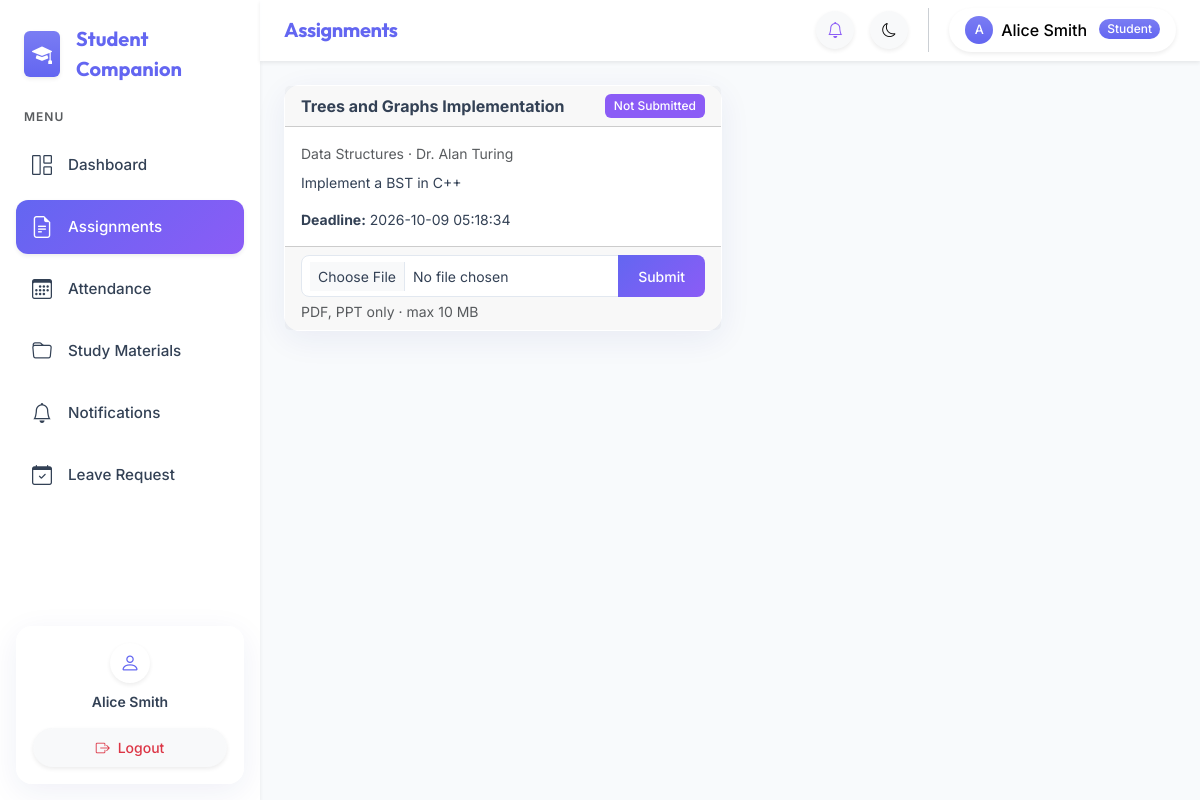
The page /learner/assignments.php (signed in) on the database its author committed.
### tables this page shows
CREATE TABLE IF NOT EXISTS users (
    id INT UNSIGNED AUTO_INCREMENT PRIMARY KEY,
    name VARCHAR(150) NOT NULL,
    email VARCHAR(191) NOT NULL UNIQUE,
    password_hash VARCHAR(255) NOT NULL,
    role ENUM('admin','mentor','learner') NOT NULL,
    department_id INT UNSIGNED NULL,
    year TINYINT UNSIGNED NULL,
    status ENUM('active','inactive') NOT NULL DEFAULT 'active',
    force_password_reset TINYINT(1) NOT NULL DEFAULT 0,
    created_at TIMESTAMP NOT NULL DEFAULT CURRENT_TIMESTAMP,
    FOREIGN KEY (department_id) REFERENCES departments(id) ON DELETE SET NULL
);

CREATE TABLE IF NOT EXISTS assignments (
    id INT UNSIGNED AUTO_INCREMENT PRIMARY KEY,
    mentor_id INT UNSIGNED NOT NULL,
    subject_id INT UNSIGNED NOT NULL,
    title VARCHAR(255) NOT NULL,
    description TEXT NULL,
    file_path VARCHAR(255) NULL,
    deadline DATETIME NOT NULL,
    created_at TIMESTAMP NOT NULL DEFAULT CURRENT_TIMESTAMP,
    FOREIGN KEY (mentor_id) REFERENCES users(id) ON DELETE CASCADE,
    FOREIGN KEY (subject_id) REFERENCES subjects(id) ON DELETE CASCADE
);

CREATE TABLE IF NOT EXISTS subjects (
    id INT UNSIGNED AUTO_INCREMENT PRIMARY KEY,
    name VARCHAR(150) NOT NULL,
    department_id INT UNSIGNED NOT NULL,
    year TINYINT UNSIGNED NOT NULL,
    semester TINYINT UNSIGNED NOT NULL,
    FOREIGN KEY (department_id) REFERENCES departments(id) ON DELETE CASCADE
);

### config/database.php (called while the page is built, shortened)
<?php
function get_db(): PDO {
    static $pdo = null;
    if ($pdo === null) {
        $dsn = 'mysql:host=' . DB_HOST . ';dbname=' . DB_NAME . ';charset=utf8mb4';
        $pdo = new PDO($dsn, DB_USER, DB_PASS, [
            PDO::ATTR_ERRMODE            => PDO::ERRMODE_EXCEPTION,
            PDO::ATTR_DEFAULT_FETCH_MODE => PDO::FETCH_ASSOC,
            PDO::ATTR_EMULATE_PREPARES   => false,
        ]);
    }
    return $pdo;
}

### includes/auth_check.php (called while the page is built, shortened)
<?php
require_once dirname(__DIR__) . '/config/database.php';
require_once dirname(__DIR__) . '/includes/helpers.php';
try {
    $stmt = get_db()->prepare('SELECT id, name, email, role, department_id, year, status FROM users WHERE id = ? AND status = "active" LIMIT 1');
    $stmt->execute([$_SESSION['user_id']]);
    $current_user = $stmt->fetch();
} catch (Throwable) {}

### includes/helpers.php (called while the page is built, shortened)
<?php
function e(string $str): string {
    return htmlspecialchars($str, ENT_QUOTES, 'UTF-8');
}

### learner/assignments.php (the view, shortened to what this page needs)
<?php
$page_title    = 'Assignments';
require_once dirname(__DIR__) . '/config/database.php';
require_once dirname(__DIR__) . '/includes/auth_check.php';
$db  = get_db();
$uid = $current_user['id'];
$assignments = $db->prepare(
    "SELECT a.*,s.name AS subject_name,u.name AS mentor_name,
            asub.id AS sub_id, asub.status AS sub_status, asub.marks, asub.feedback, asub.submitted_at
     FROM assignments a
     JOIN subjects s ON a.subject_id=s.id
     JOIN mentor_subjects ms ON a.subject_id=ms.subject_id
     JOIN mentor_students mst ON mst.mentor_id=ms.mentor_id
     JOIN users u ON a.mentor_id=u.id
     LEFT JOIN assignment_submissions asub ON asub.assignment_id=a.id AND asub.student_id=?
     WHERE mst.student_id=?
     ORDER BY a.deadline ASC"
);
$assignments->execute([$uid,$uid]); $assignments=$assignments->fetchAll();
require_once dirname(__DIR__).'/includes/header.php';
require_once dirname(__DIR__).'/includes/sidebar.php';
require_once dirname(__DIR__).'/includes/navbar.php';
?>
<div class="main-content p-4">
<div class="row g-3">
<?php if ($assignments): foreach ($assignments as $a):
    $is_past = strtotime($a['deadline']) < time();
    $can_submit = !$a['sub_id'] && !$is_past;
    $status_badge = match(true) {
        !$a['sub_id'] && $is_past   => ['danger','Missed'],
        !$a['sub_id']               => ['secondary','Not Submitted'],
        $a['sub_status']==='evaluated' => ['success','Evaluated'],
        $a['sub_status']==='late'   => ['warning','Late'],
        default                     => ['primary','Submitted'],
    };
?>
<div class="col-md-6">
    <div class="card h-100">
        <div class="card-header d-flex justify-content-between">
            <strong><?= e($a['title']) ?></strong>
            <span class="badge bg-<?= $status_badge[0] ?>"><?= $status_badge[1] ?></span>
        </div>
        <div class="card-body">
            <div class="text-muted small mb-2"><?= e($a['subject_name']) ?> · <?= e($a['mentor_name']) ?></div>
            <?php if ($a['description']): ?><p class="small"><?= e($a['description']) ?></p><?php endif; ?>
            <div class="small"><strong>Deadline:</strong> <span class="<?= $is_past?'text-danger':'' ?>"><?= e($a['deadline']) ?></span></div>
        </div>
        <?php if ($can_submit): ?>
        <div class="card-footer">
            <form method="POST" enctype="multipart/form-data">
                <div class="input-group">
                    <input type="file" name="file" class="form-control form-control-sm" accept=".pdf,.ppt,.pptx" required>
                    <button type="submit" class="btn btn-primary btn-sm">Submit</button>
                </div>
                <div class="form-text">PDF, PPT only · max 10 MB</div>
            </form>
        </div>
        <?php endif; ?>
    </div>
</div>
<?php endforeach; else: ?>
<div class="col-12"><div class="alert alert-info">No assignments found.</div></div>
<?php endif; ?>
</div>
</div>
<?php require_once dirname(__DIR__).'/includes/footer.php'; ?>

### includes/sidebar.php (shortened to what this page needs)
<?php
$role = $_SESSION['role'] ?? '';
$current_page = basename($_SERVER['PHP_SELF']);
function nav_link(string $href, string $icon, string $label, string $current_page): string {
    $active = (basename($href) === $current_page) ? ' active shadow-sm' : '';
    return '<li class="nav-item"><a class="nav-link' . $active . ' d-flex align-items-center" href="' . $href . '"><i class="bi bi-' . $icon . ' me-3 fs-5"></i><span>' . $label . '</span></a></li>';
}
$base = BASE_URL;
?>
<nav class="sidebar d-none d-md-flex flex-column flex-shrink-0 p-3 border-end-0 shadow-sm z-3 animate__animated animate__fadeInLeft">
    <a href="<?= $base ?>index.php" class="d-flex align-items-center mb-4 text-decoration-none px-2 mt-2">
        <div class="bg-primary bg-gradient text-white rounded p-2 me-3 shadow-sm d-flex align-items-center justify-content-center">
            <i class="bi bi-mortarboard-fill fs-5"></i>
        </div>
        <span class="fw-bold fs-5 text-primary tracking-tight" style="font-family: var(--bs-heading-font-family);"><?= APP_NAME ?></span>
    </a>
    <ul class="nav nav-pills flex-column mb-auto gap-1">
        <li class="nav-item mb-2 px-2 small text-muted text-uppercase fw-semibold" style="letter-spacing: 1px; font-size: 0.75rem;">Menu</li>
        <?php if ($role === 'admin'): ?>
            <?= nav_link($base.'admin/dashboard.php', 'grid-1x2', 'Dashboard', $current_page) ?>
            <?= nav_link($base.'admin/departments.php', 'building', 'Departments', $current_page) ?>
            <?= nav_link($base.'admin/students.php', 'people', 'Students', $current_page) ?>
            <?= nav_link($base.'admin/mentors.php', 'person-video3', 'Mentors', $current_page) ?>
            <?= nav_link($base.'admin/notifications.php', 'bell', 'Notifications', $current_page) ?>
            <?= nav_link($base.'admin/leave.php', 'calendar-check', 'Leave Requests', $current_page) ?>
            <?= nav_link($base.'admin/analytics.php', 'bar-chart', 'Analytics', $current_page) ?>
            <?= nav_link($base.'admin/reports.php', 'file-earmark-arrow-down', 'Reports', $current_page) ?>
            <?= nav_link($base.'admin/audit_log.php', 'journal-text', 'Audit Log', $current_page) ?>
        <?php elseif ($role === 'learner'): ?>
            <?= nav_link($base.'learner/dashboard.php', 'grid-1x2', 'Dashboard', $current_page) ?>
            <?= nav_link($base.'learner/assignments.php', 'file-earmark-text', 'Assignments', $current_page) ?>
            <?= nav_link($base.'learner/attendance.php', 'calendar3', 'Attendance', $current_page) ?>
            <?= nav_link($base.'learner/materials.php', 'folder', 'Study Materials', $current_page) ?>
            <?= nav_link($base.'learner/notifications.php', 'bell', 'Notifications', $current_page) ?>
            <?= nav_link($base.'learner/leave.php', 'calendar-check', 'Leave Request', $current_page) ?>
        <?php endif; ?>
    </ul>
    <div class="mt-auto pt-3">
        <div class="card border-0 shadow-sm bg-primary bg-gradient bg-opacity-10 rounded-4 overflow-hidden">
            <div class="card-body p-3 d-flex flex-column align-items-center text-center">
                <div class="bg-white rounded-circle shadow-sm d-flex align-items-center justify-content-center mb-2" style="width: 40px; height: 40px;">
                    <i class="bi bi-person text-primary fs-5"></i>
                </div>
                <div class="small fw-semibold text-truncate w-100"><?= htmlspecialchars($current_user['name'] ?? '', ENT_QUOTES) ?></div>
                <a href="<?= $base ?>logout.php" class="btn btn-sm btn-light w-100 text-danger shadow-sm rounded-pill"><i class="bi bi-box-arrow-right me-2"></i>Logout</a>
            </div>
        </div>
    </div>
</nav>

### includes/navbar.php (shortened to what this page needs)
<?php
$role = $_SESSION['role'] ?? '';
$base = BASE_URL;
$role_label = match($role) { 'admin' => 'HOD', 'mentor' => 'Mentor', default => 'Student' };
$role_badge = match($role) { 'admin' => 'danger', 'mentor' => 'warning', default => 'primary' };
?>
<div class="content-wrapper flex-grow-1 d-flex flex-column">
<nav class="navbar navbar-expand-md sticky-top px-4 py-2 border-bottom-0 shadow-sm animate__animated animate__fadeInDown">
    <div class="d-flex align-items-center">
        <span class="navbar-brand fw-bold d-none d-md-inline mb-0 h5 text-primary tracking-tight"><?= htmlspecialchars($page_title ?? APP_NAME, ENT_QUOTES) ?></span>
    </div>
    <div class="ms-auto d-flex align-items-center gap-3">
        <a href="<?php
            echo match($role) {
                'admin'  => $base.'admin/notifications.php',
                'mentor' => $base.'mentor/dashboard.php',
                default  => $base.'learner/notifications.php',
            };
        ?>" class="btn btn-sm btn-light rounded-circle position-relative shadow-sm p-2" id="notif-btn" style="width: 38px; height: 38px; display: flex; align-items: center; justify-content: center;">
            <i class="bi bi-bell text-secondary fs-6"></i>
        </a>
        <button class="btn btn-sm btn-light rounded-circle shadow-sm p-2" onclick="toggleTheme()" title="Toggle theme" style="width: 38px; height: 38px; display: flex; align-items: center; justify-content: center;">
            <i class="bi bi-moon-stars text-secondary fs-6" id="theme-icon"></i>
        </button>
        <div class="dropdown">
            <button class="btn btn-light rounded-pill shadow-sm d-flex align-items-center gap-2 px-3 py-2 border-0" data-bs-toggle="dropdown" style="background: var(--sidebar-bg);">
                <div class="bg-primary bg-gradient rounded-circle d-flex align-items-center justify-content-center text-white" style="width: 28px; height: 28px; font-size: 0.8rem;">
                    <?= strtoupper(substr($current_user['name'] ?? 'U', 0, 1)) ?>
                </div>
                <span class="fw-medium d-none d-sm-inline"><?= htmlspecialchars($current_user['name'] ?? '', ENT_QUOTES) ?></span>
                <span class="badge bg-<?= $role_badge ?> bg-gradient rounded-pill px-2 py-1 ms-1"><?= $role_label ?></span>
            </button>
        </div>
    </div>
</nav>

### assets/css/style.css (style rules this page uses)
:root { --bs-primary: #6366f1; --bs-primary-rgb: 99, 102, 241; --bs-secondary: #8b5cf6; --bs-secondary-rgb: 139, 92, 246; --bs-success: #10b981; --bs-warning: #f59e0b; --bs-danger: #ef4444; --bs-info: #0ea5e9; --bs-body-font-family: 'Inter', sans-serif; --bs-heading-font-family: 'Outfit', sans-serif; --bs-body-bg: #f8fafc; --bs-body-color: #334155; --bs-border-color: #e2e8f0; --card-bg: rgba(255, 255, 255, 0.9); --glass-border: rgba(255, 255, 255, 0.4); --glass-shadow: 0 8px 32px 0 rgba(31, 38, 135, 0.07); --sidebar-bg: #ffffff; --sidebar-hover: #f9f1f1; }
body { font-family: var(--bs-body-font-family); background-color: var(--bs-body-bg); color: var(--bs-body-color); transition: background-color 0.3s ease, color 0.3s ease; -webkit-font-smoothing: antialiased; }
h1, h2, h3, h4, h5, h6, .navbar-brand { font-family: var(--bs-heading-font-family); font-weight: 600; letter-spacing: -0.02em; }
.glass-card, .card { background: var(--card-bg) !important; backdrop-filter: blur(12px); -webkit-backdrop-filter: blur(12px); border: 1px solid var(--glass-border) !important; border-radius: 1rem !important; box-shadow: var(--glass-shadow) !important; transition: transform 0.3s cubic-bezier(0.4, 0, 0.2, 1), box-shadow 0.3s ease; }
.btn { border-radius: 0.5rem; font-weight: 500; padding: 0.5rem 1.25rem; transition: all 0.3s ease; }
.btn-primary { background: linear-gradient(135deg, var(--bs-primary), var(--bs-secondary)); border: none; color: white; }
.sidebar { width: 260px; min-height: 100vh; position: sticky; top: 0; height: 100vh; overflow-y: auto; background: var(--sidebar-bg); border-right: 1px solid var(--bs-border-color); flex-shrink: 0; transition: background-color 0.3s ease, border-color 0.3s ease; }
.sidebar .nav-link { color: var(--bs-body-color); border-radius: 0.75rem; padding: 0.75rem 1rem; font-size: 0.95rem; font-weight: 500; transition: all 0.2s ease; margin-bottom: 0.25rem; }
.sidebar .nav-link i { font-size: 1.1rem; transition: transform 0.2s ease; }
.sidebar .nav-link.active { background: linear-gradient(135deg, var(--bs-primary), var(--bs-secondary)); color: #fff; box-shadow: 0 4px 12px rgba(var(--bs-primary-rgb), 0.3); }
.sidebar .nav-link.active i { transform: scale(1.1); }
.navbar { background: var(--card-bg) !important; backdrop-filter: blur(16px); -webkit-backdrop-filter: blur(16px); border-bottom: 1px solid var(--glass-border) !important; }
.content-wrapper { min-width: 0; }
.main-content { padding: 1.5rem; }
.badge { padding: 0.5em 0.75em; font-weight: 500; }
.form-control, .form-select { border-radius: 0.5rem; border: 1px solid var(--bs-border-color); padding: 0.6rem 1rem; background-color: var(--sidebar-bg); color: var(--bs-body-color); transition: all 0.2s; }

### rows shown on the page
users: name "Alice Smith", name "A"
assignments: title "Trees and Graphs Implementation", status_badge "Not Submitted", subject.name "Data Structures", mentor.name "Dr. Alan Turing", description "Implement a BST in C++", deadline "2026-10-09 05:18:34"

### other values the page prints
APP_NAME "Student Companion"
$label "Dashboard Assignments Attendance Study Materials Notifications Leave Request"
$page_title "Assignments"
$role_label "Student"
